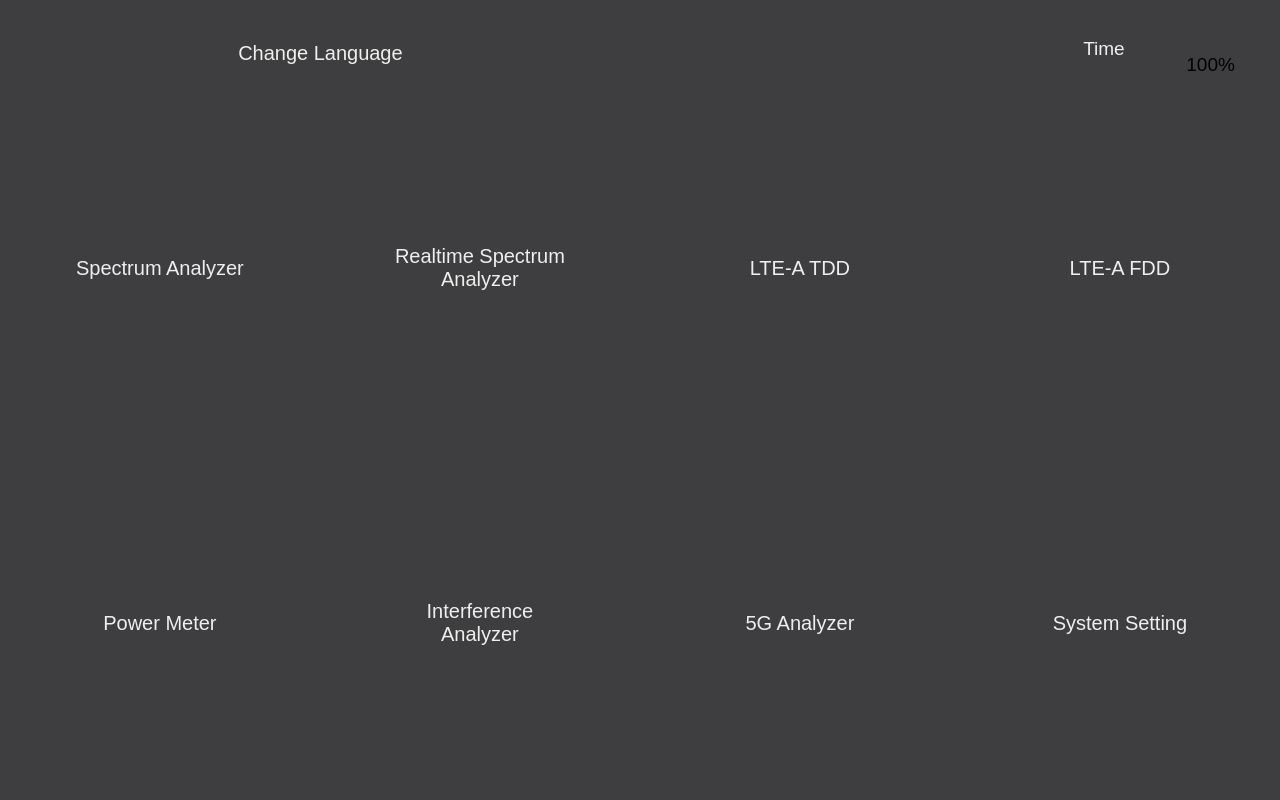
<?xml version="1.0" encoding="UTF-8"?>
<ui version="4.0">
 <class>RsaHala</class>
 <widget class="QWidget" name="RsaHala">
  <property name="geometry">
   <rect>
    <x>0</x>
    <y>0</y>
    <width>1280</width>
    <height>800</height>
   </rect>
  </property>
  <property name="palette">
   <palette>
    <active>
     <colorrole role="Base">
      <brush brushstyle="SolidPattern">
       <color alpha="255">
        <red>0</red>
        <green>255</green>
        <blue>0</blue>
       </color>
      </brush>
     </colorrole>
     <colorrole role="Window">
      <brush brushstyle="SolidPattern">
       <color alpha="255">
        <red>62</red>
        <green>62</green>
        <blue>64</blue>
       </color>
      </brush>
     </colorrole>
    </active>
    <inactive>
     <colorrole role="Base">
      <brush brushstyle="SolidPattern">
       <color alpha="255">
        <red>0</red>
        <green>255</green>
        <blue>0</blue>
       </color>
      </brush>
     </colorrole>
     <colorrole role="Window">
      <brush brushstyle="SolidPattern">
       <color alpha="255">
        <red>62</red>
        <green>62</green>
        <blue>64</blue>
       </color>
      </brush>
     </colorrole>
    </inactive>
    <disabled>
     <colorrole role="Base">
      <brush brushstyle="SolidPattern">
       <color alpha="255">
        <red>62</red>
        <green>62</green>
        <blue>64</blue>
       </color>
      </brush>
     </colorrole>
     <colorrole role="Window">
      <brush brushstyle="SolidPattern">
       <color alpha="255">
        <red>62</red>
        <green>62</green>
        <blue>64</blue>
       </color>
      </brush>
     </colorrole>
    </disabled>
   </palette>
  </property>
  <property name="font">
   <font>
    <family>Arial</family>
    <pointsize>15</pointsize>
   </font>
  </property>
  <property name="windowTitle">
   <string>RsaHala</string>
  </property>
  <property name="styleSheet">
   <string notr="true">#RsaHala[homedismode=&quot;indoor&quot;] #bsabutton
{
	padding-top:146px;
	background-image: url(:/bithome/image/btn_sa.png);
}
#RsaHala[homedismode=&quot;indoor&quot;] #bsabutton:pressed
{	
	background-image: url(:/bithome/image/btn_sa_click.png);
}
#RsaHala[homedismode=&quot;night&quot;] #bsabutton
{
	padding-top:146px;
	background-image: url(:/bithome/image/btn_sa_night.png);
}
#RsaHala[homedismode=&quot;night&quot;] #bsabutton:pressed
{	
	background-image: url(:/bithome/image/btn_sa_clinight.png);
}

#RsaHala[homedismode=&quot;indoor&quot;] #rsabutton
{
	padding-top:169px;
	background-image: url(:/bithome/image/btn_rtsa.png);
}
#RsaHala[homedismode=&quot;indoor&quot;] #rsabutton:pressed
{	
	background-image: url(:/bithome/image/btn_rtsa_click.png);
}

#RsaHala[homedismode=&quot;night&quot;] #rsabutton
{
	padding-top:169px;
	background-image: url(:/bithome/image/btn_etsa_night.png);
}
#RsaHala[homedismode=&quot;night&quot;] #rsabutton:pressed
{	
	background-image: url(:/bithome/image/btn_rtsa_clinight.png);
}

#RsaHala[homedismode=&quot;indoor&quot;] #ltetddbutton
{
	padding-top:146px;
	background-image: url(:/bithome/image/btn_lte_tdd.png);
}
#RsaHala[homedismode=&quot;indoor&quot;] #ltetddbutton:pressed
{	
	background-image: url(:/bithome/image/btn_lte_tdd_click.png);
}

#RsaHala[homedismode=&quot;night&quot;] #ltetddbutton
{
	padding-top:146px;
	background-image: url(:/bithome/image/btn_tdd_night.png);
}
#RsaHala[homedismode=&quot;night&quot;] #ltetddbutton:pressed
{	
	background-image: url(:/bithome/image/btn_tdd_clinight.png);
}

#RsaHala[homedismode=&quot;indoor&quot;] #ltefddbutton
{
	padding-top:146px;
	background-image: url(:/bithome/image/btn_lte_ftt.png);
}
#RsaHala[homedismode=&quot;indoor&quot;] #ltefddbutton:pressed
{	
	background-image: url(:/bithome/image/btn_lte_ftt_click.png);
}

#RsaHala[homedismode=&quot;night&quot;] #ltefddbutton
{
	padding-top:146px;
	background-image: url(:/bithome/image/btn_fdd_night.png);
}
#RsaHala[homedismode=&quot;night&quot;] #ltefddbutton:pressed
{	
	background-image: url(:/bithome/image/btn_fdd_clinight.png);
}

#RsaHala[homedismode=&quot;indoor&quot;] #pmbutton
{
	padding-top:154px;
	background-image: url(:/bithome/image/btn_pm.png);
}
#RsaHala[homedismode=&quot;indoor&quot;] #pmbutton:pressed
{	
	background-image: url(:/bithome/image/btn_pm_click.png);
}

#RsaHala[homedismode=&quot;night&quot;] #pmbutton
{
	padding-top:154px;
	background-image: url(:/bithome/image/btn_pm_night.png);
}
#RsaHala[homedismode=&quot;night&quot;] #pmbutton:pressed
{	
	background-image: url(:/bithome/image/btn_pm_clinight.png);
}

#RsaHala[homedismode=&quot;indoor&quot;] #interbutton
{
	padding-top:177px;
	background-image: url(:/bithome/image/btn_interfere.png);
}
#RsaHala[homedismode=&quot;indoor&quot;] #interbutton:pressed
{	
	background-image: url(:/bithome/image/btn_interfere_click.png);
}

#RsaHala[homedismode=&quot;night&quot;] #interbutton
{
	padding-top:177px;
	background-image: url(:/bithome/image/btn_interfere_night.png);
}
#RsaHala[homedismode=&quot;night&quot;] #interbutton:pressed
{	
	background-image: url(:/bithome/image/btn_interfere_clinight.png);
}

#RsaHala[homedismode=&quot;indoor&quot;] #fivegbutton
{
	padding-top:154px;
	background-image: url(:/bithome/image/btn_5g.png);
}
#RsaHala[homedismode=&quot;indoor&quot;] #fivegbutton:pressed
{		
	background-image: url(:/bithome/image/btn_5g_click.png);
}

#RsaHala[homedismode=&quot;night&quot;] #fivegbutton
{
	padding-top:154px;
	background-image: url(:/bithome/image/btn_5g_night.png);
}
#RsaHala[homedismode=&quot;night&quot;] #fivegbutton:pressed
{		
	background-image: url(:/bithome/image/btn_5g_click_night.png);
}

#RsaHala[homedismode=&quot;indoor&quot;] #sysbutton
{
	padding-top:154px;
	background-image: url(:/bithome/image/btn_system.png);
}
#RsaHala[homedismode=&quot;indoor&quot;] #sysbutton:pressed
{	
	background-image: url(:/bithome/image/btn_system_click.png);
}

#RsaHala[homedismode=&quot;night&quot;] #sysbutton
{
	padding-top:154px;
	background-image: url(:/bithome/image/btn_system_night.png);
}
#RsaHala[homedismode=&quot;night&quot;] #sysbutton:pressed
{	
	background-image: url(:/bithome/image/btn_system_clinight.png);
}
QPushButton { border-style: flat;color: rgb(238, 238, 236);font: 15pt &quot;Arial&quot;;}

#RsaHala[homedismode=&quot;indoor&quot;] #label
{	
	background-image: url(:/bithome/image/logo_inno_white.png);
}
#RsaHala[homedismode=&quot;night&quot;] #label
{	
	background-image: url(:/bithome/image/logo_inno_night.png);
}

#RsaHala[homedismode=&quot;indoor&quot;] #label_4
{	
	color: rgb(238, 238, 236);
}
#RsaHala[homedismode=&quot;night&quot;] #label_4
{	
	color: rgb(235, 205, 156);
}

#RsaHala[homedismode=&quot;indoor&quot;] #timelb
{	
	color: rgb(238, 238, 236);
}
#RsaHala[homedismode=&quot;night&quot;] #timelb
{	
	color: rgb(235, 205, 156);
}</string>
  </property>
  <property name="homedismode" stdset="0">
   <string>indoor</string>
  </property>
  <widget class="QLabel" name="label_2">
   <property name="geometry">
    <rect>
     <x>0</x>
     <y>0</y>
     <width>1280</width>
     <height>90</height>
    </rect>
   </property>
   <property name="text">
    <string/>
   </property>
   <property name="pixmap">
    <pixmap resource="bitresource.qrc">:/bithome/image/top_bar.png</pixmap>
   </property>
  </widget>
  <widget class="QPushButton" name="bsabutton">
   <property name="geometry">
    <rect>
     <x>0</x>
     <y>90</y>
     <width>320</width>
     <height>355</height>
    </rect>
   </property>
   <property name="font">
    <font>
     <family>Arial</family>
     <pointsize>15</pointsize>
    </font>
   </property>
   <property name="styleSheet">
    <string notr="true"/>
   </property>
   <property name="text">
    <string>Spectrum Analyzer</string>
   </property>
   <property name="checkable">
    <bool>false</bool>
   </property>
   <property name="autoExclusive">
    <bool>false</bool>
   </property>
  </widget>
  <widget class="QPushButton" name="rsabutton">
   <property name="geometry">
    <rect>
     <x>320</x>
     <y>90</y>
     <width>320</width>
     <height>355</height>
    </rect>
   </property>
   <property name="font">
    <font>
     <family>Arial</family>
     <pointsize>15</pointsize>
    </font>
   </property>
   <property name="text">
    <string>Realtime Spectrum
Analyzer</string>
   </property>
  </widget>
  <widget class="QPushButton" name="ltetddbutton">
   <property name="geometry">
    <rect>
     <x>640</x>
     <y>90</y>
     <width>320</width>
     <height>355</height>
    </rect>
   </property>
   <property name="font">
    <font>
     <family>Arial</family>
     <pointsize>15</pointsize>
    </font>
   </property>
   <property name="text">
    <string>LTE-A TDD</string>
   </property>
  </widget>
  <widget class="QPushButton" name="ltefddbutton">
   <property name="geometry">
    <rect>
     <x>960</x>
     <y>90</y>
     <width>320</width>
     <height>355</height>
    </rect>
   </property>
   <property name="text">
    <string>LTE-A FDD</string>
   </property>
  </widget>
  <widget class="QPushButton" name="pmbutton">
   <property name="enabled">
    <bool>true</bool>
   </property>
   <property name="geometry">
    <rect>
     <x>0</x>
     <y>445</y>
     <width>320</width>
     <height>355</height>
    </rect>
   </property>
   <property name="text">
    <string>Power Meter</string>
   </property>
  </widget>
  <widget class="QPushButton" name="interbutton">
   <property name="enabled">
    <bool>true</bool>
   </property>
   <property name="geometry">
    <rect>
     <x>320</x>
     <y>445</y>
     <width>320</width>
     <height>355</height>
    </rect>
   </property>
   <property name="text">
    <string>Interference
Analyzer</string>
   </property>
  </widget>
  <widget class="QPushButton" name="fivegbutton">
   <property name="geometry">
    <rect>
     <x>640</x>
     <y>445</y>
     <width>320</width>
     <height>355</height>
    </rect>
   </property>
   <property name="text">
    <string>5G Analyzer</string>
   </property>
  </widget>
  <widget class="QPushButton" name="sysbutton">
   <property name="geometry">
    <rect>
     <x>960</x>
     <y>445</y>
     <width>320</width>
     <height>355</height>
    </rect>
   </property>
   <property name="text">
    <string>System Setting</string>
   </property>
  </widget>
  <widget class="QLabel" name="label">
   <property name="geometry">
    <rect>
     <x>40</x>
     <y>19</y>
     <width>146</width>
     <height>53</height>
    </rect>
   </property>
   <property name="text">
    <string/>
   </property>
  </widget>
  <widget class="QLabel" name="timelb">
   <property name="geometry">
    <rect>
     <x>1031</x>
     <y>24</y>
     <width>146</width>
     <height>48</height>
    </rect>
   </property>
   <property name="palette">
    <palette>
     <active>
      <colorrole role="WindowText">
       <brush brushstyle="SolidPattern">
        <color alpha="255">
         <red>238</red>
         <green>238</green>
         <blue>236</blue>
        </color>
       </brush>
      </colorrole>
      <colorrole role="Text">
       <brush brushstyle="SolidPattern">
        <color alpha="255">
         <red>238</red>
         <green>238</green>
         <blue>236</blue>
        </color>
       </brush>
      </colorrole>
      <colorrole role="ButtonText">
       <brush brushstyle="SolidPattern">
        <color alpha="255">
         <red>238</red>
         <green>238</green>
         <blue>236</blue>
        </color>
       </brush>
      </colorrole>
     </active>
     <inactive>
      <colorrole role="WindowText">
       <brush brushstyle="SolidPattern">
        <color alpha="255">
         <red>238</red>
         <green>238</green>
         <blue>236</blue>
        </color>
       </brush>
      </colorrole>
      <colorrole role="Text">
       <brush brushstyle="SolidPattern">
        <color alpha="255">
         <red>238</red>
         <green>238</green>
         <blue>236</blue>
        </color>
       </brush>
      </colorrole>
      <colorrole role="ButtonText">
       <brush brushstyle="SolidPattern">
        <color alpha="255">
         <red>238</red>
         <green>238</green>
         <blue>236</blue>
        </color>
       </brush>
      </colorrole>
     </inactive>
     <disabled>
      <colorrole role="WindowText">
       <brush brushstyle="SolidPattern">
        <color alpha="255">
         <red>238</red>
         <green>238</green>
         <blue>236</blue>
        </color>
       </brush>
      </colorrole>
      <colorrole role="Text">
       <brush brushstyle="SolidPattern">
        <color alpha="255">
         <red>238</red>
         <green>238</green>
         <blue>236</blue>
        </color>
       </brush>
      </colorrole>
      <colorrole role="ButtonText">
       <brush brushstyle="SolidPattern">
        <color alpha="255">
         <red>238</red>
         <green>238</green>
         <blue>236</blue>
        </color>
       </brush>
      </colorrole>
     </disabled>
    </palette>
   </property>
   <property name="font">
    <font>
     <family>Arial</family>
     <pointsize>14</pointsize>
    </font>
   </property>
   <property name="styleSheet">
    <string notr="true"/>
   </property>
   <property name="text">
    <string>Time</string>
   </property>
   <property name="alignment">
    <set>Qt::AlignCenter</set>
   </property>
  </widget>
  <widget class="QLabel" name="label_3">
   <property name="geometry">
    <rect>
     <x>1187</x>
     <y>26</y>
     <width>53</width>
     <height>24</height>
    </rect>
   </property>
   <property name="text">
    <string/>
   </property>
   <property name="pixmap">
    <pixmap resource="bitresource.qrc">:/bithome/image/icn_home_charge_5.png</pixmap>
   </property>
  </widget>
  <widget class="QLabel" name="label_4">
   <property name="geometry">
    <rect>
     <x>1127</x>
     <y>56</y>
     <width>108</width>
     <height>17</height>
    </rect>
   </property>
   <property name="font">
    <font>
     <family>Arial</family>
     <pointsize>14</pointsize>
    </font>
   </property>
   <property name="text">
    <string>100%</string>
   </property>
   <property name="alignment">
    <set>Qt::AlignRight|Qt::AlignTrailing|Qt::AlignVCenter</set>
   </property>
  </widget>
  <widget class="QLabel" name="label_5">
   <property name="geometry">
    <rect>
     <x>540</x>
     <y>40</y>
     <width>221</width>
     <height>17</height>
    </rect>
   </property>
   <property name="font">
    <font>
     <family>Arial</family>
     <pointsize>14</pointsize>
    </font>
   </property>
   <property name="styleSheet">
    <string notr="true">color: rgb(0, 255, 0);</string>
   </property>
   <property name="text">
    <string/>
   </property>
   <property name="alignment">
    <set>Qt::AlignCenter</set>
   </property>
  </widget>
  <widget class="QPushButton" name="pushButton">
   <property name="geometry">
    <rect>
     <x>220</x>
     <y>40</y>
     <width>201</width>
     <height>25</height>
    </rect>
   </property>
   <property name="text">
    <string>Change Language</string>
   </property>
  </widget>
 </widget>
 <layoutdefault spacing="6" margin="11"/>
 <resources>
  <include location="bitresource.qrc"/>
 </resources>
 <connections/>
</ui>
